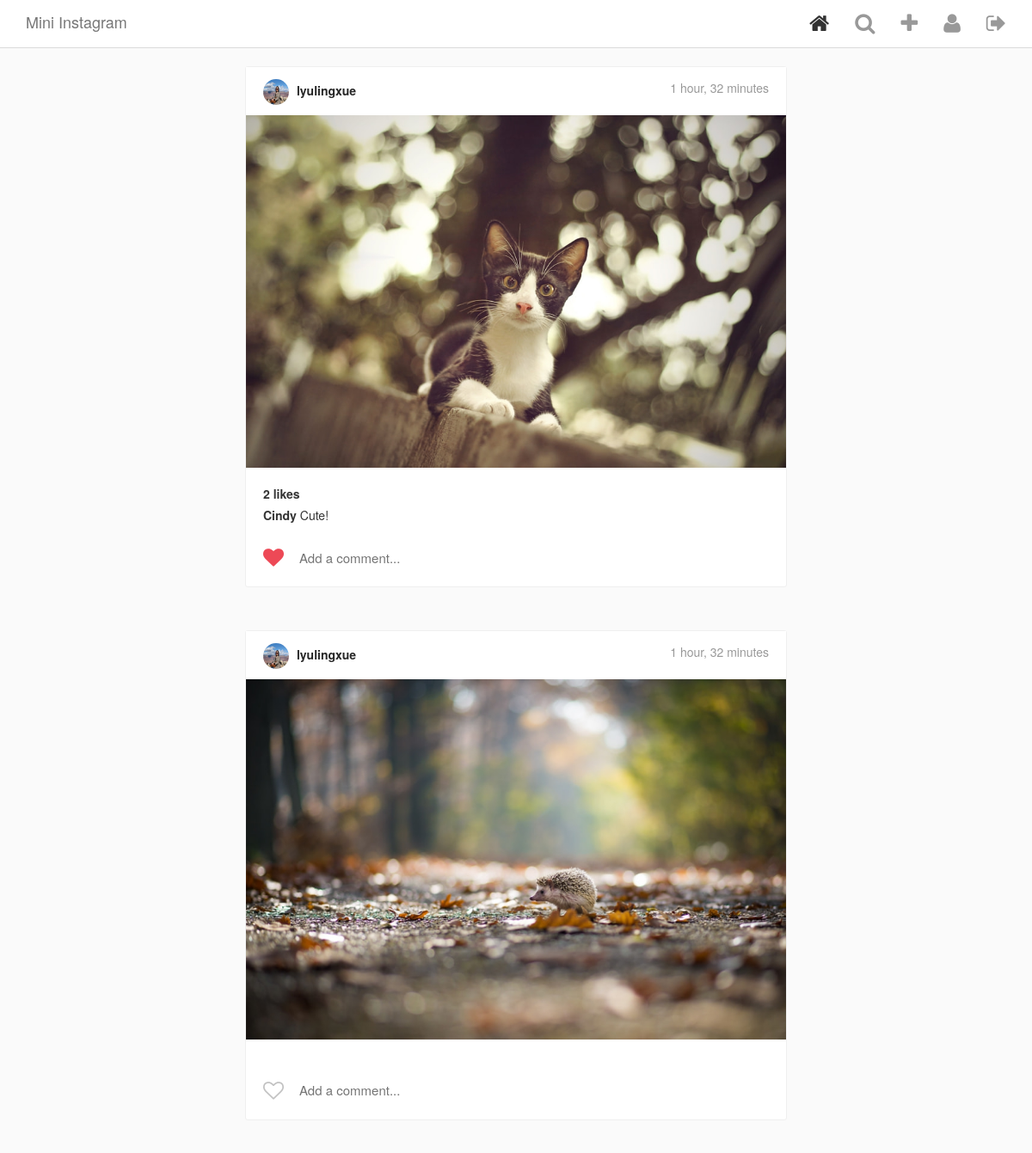
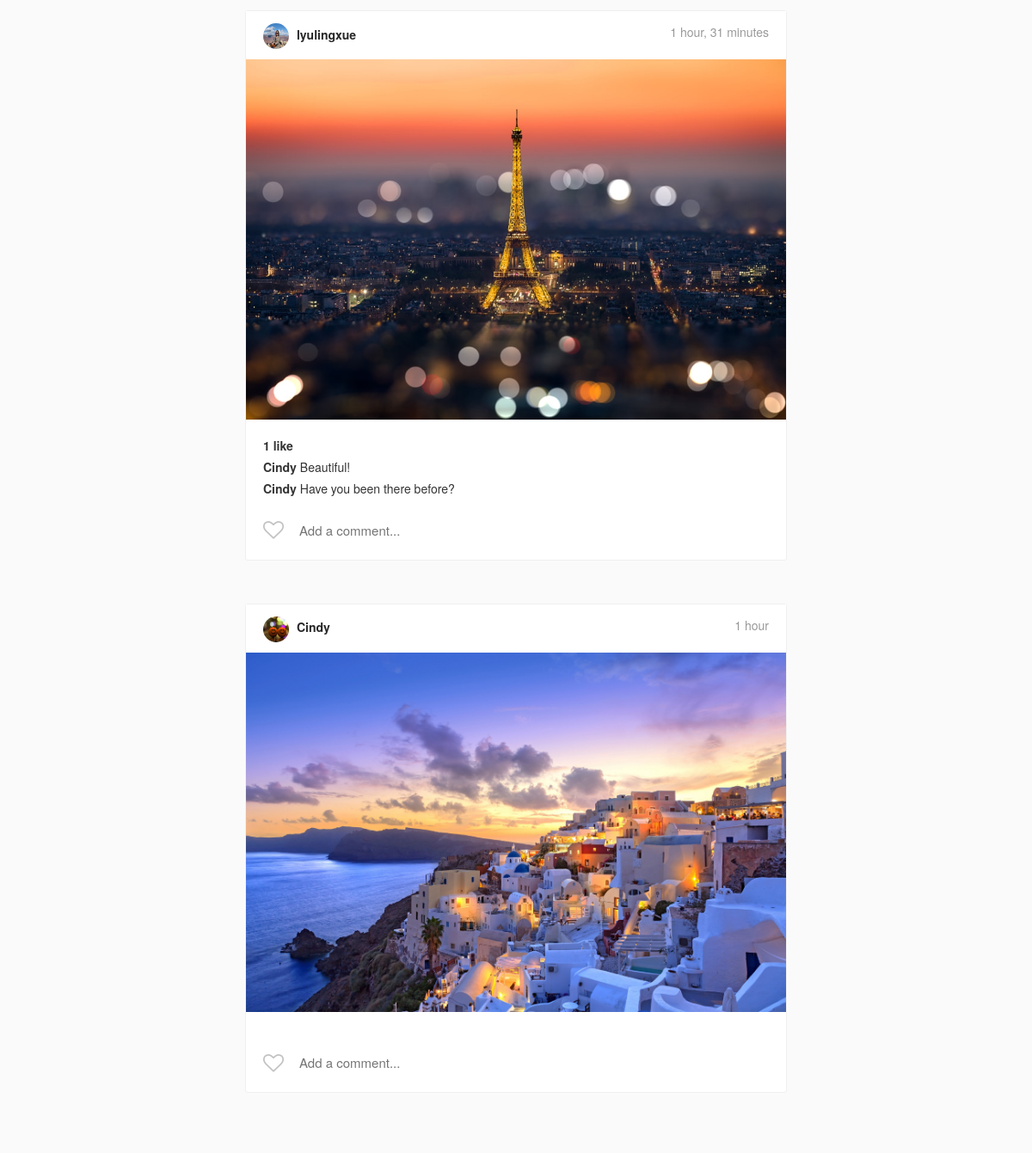
The app's page / (signed in) with its own data (2 pictures, top to bottom).
### Insta/models.py (models this page shows, shortened)
class Post(models.Model):
    author = models.ForeignKey(
        InstaUser,
        on_delete=models.CASCADE,
        related_name='my_posts',
    )
    title = models.TextField(blank=True, null=True)
    image = ProcessedImageField(
        upload_to='static/images/posts',
        format='JPEG',
        options={'quality': 100},
        blank=True,
        null=True,
        )
    posted_on = models.DateTimeField(
        auto_now_add=True,
        editable=False,
    )
    def get_like_count(self):
        return self.likes.count()

class InstaUser(AbstractUser):
    profile_pic = ProcessedImageField(
        upload_to='static/images/profiles',
        format='JPEG',
        options={'quality': 100},
        blank=True,
        null=True,
        )

class Comment(models.Model):
    post = models.ForeignKey(Post, on_delete=models.CASCADE, related_name='comments',)
    user = models.ForeignKey(InstaUser, on_delete=models.CASCADE)
    comment = models.CharField(max_length=100)
    posted_on = models.DateTimeField(auto_now_add=True, editable=False)

### Insta/views.py (the view)
# urls.py: path('', PostsView.as_view(), name='posts'),
class PostsView(LoginRequiredMixin, ListView):
    model = Post
    template_name = "index.html"
    login_url = "login"

### Insta/templatetags/custom_tags.py (called while the page is built)
@register.simple_tag
def has_user_liked_post(post, user):
    try:
        like = Like.objects.get(post=post, user=user)
        return "fa-heart"
    except:
        return "fa-heart-o"

@register.simple_tag(takes_context=True)
def active(context, pattern_or_urlname):
    try:
        pattern = reverse(pattern_or_urlname)
    except NoReverseMatch:
        pattern = pattern_or_urlname
    path = context['request'].path
    if re.search(pattern, path):
        return 'active'
    return ''

### templates/index.html (shortened to what this page needs)
{% extends "base.html" %}
{% load custom_tags %}
{% block content %}
<div class="cards-listing">
    {% for post in object_list %}
        <div class="row">
            <div class="card view-update {{ post.pk }}">
                <div class="card__panel-head">
                    <div class="poster__info">
                        <a href="{% url 'profile' post.author.pk %}" class="poster__name">
                            {% if post.author.profile_pic %}
                                <img class="poster__profilepic" src="{{ post.author.profile_pic.url }}">
                            {% endif %}
                            {{ post.author.username }}
                        </a>
                        <span class="poster__timestamp">
                            {{ post.posted_on|timesince }}
                        </span>
                    </div>
                </div>
                <a href="{% url 'post_detail' post.pk %}">
                    <img class="card__main-image" src="/{{ post.image }}">
                </a>
                <div class="card__panel-body">
                    <div class="likes">
                        {% if post.get_like_count %}
                            {{ post.get_like_count }} like{% if post.get_like_count > 1 %}s{% endif %}
                        {% endif %}
                    </div>
                    <ul class="comment-list">
                        {% for comment in post.comments.all %}
                        <li class="comment-list__comment">
                            <a href="{% url 'profile' comment.user.pk %}" class="user">
                                {{ comment.user.username }}
                            </a>
                            <span class="comment">{{ comment.comment }}</span>
                        </li>
                        {% endfor %}
                    </ul>
                    <section class="input-row">
                        <i class="fa {% has_user_liked_post post user %} submit-like" aria-hidden="true"></i>
                        <div class="comment-input-wrapper">
                            <input class="add-comment" type="text" placeholder="Add a comment...">
                        </div>
                    </section>
                </div>
            </div>
        </div>
    {% endfor %}
</div>
{% endblock content %}

### templates/base.html (shortened to what this page needs)
<html>
    <head>
        {% load static %}
        <link href="{% static 'vendor/bootstrap/css/bootstrap.min.css' %}" rel="stylesheet">
        <link href="{% static 'vendor/font-awesome-4.6.3/css/font-awesome.min.css' %}" rel="stylesheet">
        <link href="{% static 'css/style.css' %}" rel="stylesheet">
    </head>
    <body>
        {% load static %}
        {% include 'header.html' %}
        <div class="content-wrapper">
            <div class="container">
                {% block content %}
                {% endblock content%}
            </div>
        </div>
    </body>
</html>

### templates/header.html (shortened to what this page needs)
{% load custom_tags %}
<div class="navbar navbar-default navbar-fixed-top" id="main-nav">
    <div class="container desktop">
        <div class="navbar-header">
            <a href="{% url 'posts' %}" class="navbar-brand">Mini Instagram</a>
        </div>
        <div id="navbar-main">
            <ul class="nav navbar-nav navbar-right">
                {% if request.user.is_authenticated %}
                    <li>
                      <a href="{% url 'posts' %}">
                        <i class="fa fa-home {% if request.resolver_match.url_name == 'posts' %}active{% endif %}" aria-hidden="true"></i>
                      </a>
                    </li>
                    <li><a href="{% url 'explore' %}"><i class="fa fa-search {% active 'explore' %}" aria-hidden="true"></i></a></li>
                    <li><a href="{% url 'make_post' %}"><i class="fa fa-plus {% active 'make_post' %}" aria-hidden="true"></i></a></li>
                    <li><a href="{% url 'profile' request.user.pk %}"><i class="fa fa-user {% active 'profile' %}" aria-hidden="true"></i></a></li>
                    <li><a href="{% url 'logout' %}"><i class="fa fa-sign-out {% active 'logout' %}" aria-hidden="true"></i></a></li>
                {% endif %}
            </ul>
        </div>
    </div>
</div>

### static/css/style.css (style rules this page uses)
html { height: 100%; }
body { min-height: 100%; background-color: #fafafa; }
.content-wrapper { margin-top: 57px; margin-bottom: 60px; background-color: #fafafa; }
.navbar { background-color: #fff; border-bottom-color: #dbdbdb; }
.navbar .fa { font-size: 25px; color: #999999; }
.navbar .fa.active { color: #333; }
.cards-listing { max-width: 600px; width: 100%; margin: 20px auto; }
.card { background-color: #fff; margin-bottom: 50px; border: 1px solid #efefef; border-radius: 3px; }
.card__panel-head { background: #fff; padding: 14px 20px 12px; }
.card__panel-head .poster__profilepic { border-radius: 100%; max-width: 30px; max-height: 30px; width: 30px; height: 30px; margin-right: 5px; }
.card__panel-head .poster__name { color: #262626; font-weight: bold; }
.card__panel-head .poster__timestamp { float: right; color: #999; }
.card__main-image { max-width: 100%; max-height: 600px; height: auto; margin: 0 auto; display: block; }
.card__panel-body { padding: 20px; padding-bottom: 0; }
.card__panel-body a { color: #333; }
.card__panel-body .likes { font-weight: bold; margin-bottom: 5px; }
.comment-list { list-style: none; margin: 0; padding: 0; }
.comment-list__comment { margin-top: 5px; margin-bottom: 5px; }
.comment-list__comment .user { color: #333; font-weight: bold; }
.input-row { position: relative; display: flex; align-items: center; height: 68px; padding-left: 40px; }
.input-row .submit-like { cursor: pointer; position: absolute; top: 32%; left: 0; color: #C2C2C2; font-size: 24px; }
.input-row .submit-like.fa-heart { color: #ED4956; }
.input-row .comment-input-wrapper { display: inline-block; color: #262626; font-size: 15px; width: 100%; }
.input-row .comment-input-wrapper input { width: 100%; border: none; outline: none; }

### records on screen
Post: author.profile_pic (picture), author.username "lyulingxue", posted_on "1 hour, 32 minutes", image (picture), get_like_count "2"
Comment: user.username "Cindy", comment "Cute!"
Post: author.profile_pic (picture), author.username "lyulingxue", posted_on "1 hour, 32 minutes", image (picture)
Post: author.profile_pic (picture), author.username "lyulingxue", posted_on "1 hour, 31 minutes", image (picture), get_like_count "1"
Comment: user.username "Cindy", comment "Beautiful!"
Comment: user.username "Cindy", comment "Have you been there before?"
Post: author.profile_pic (placeholder picture), author.username "Cindy", posted_on "1 hour", image (picture)
